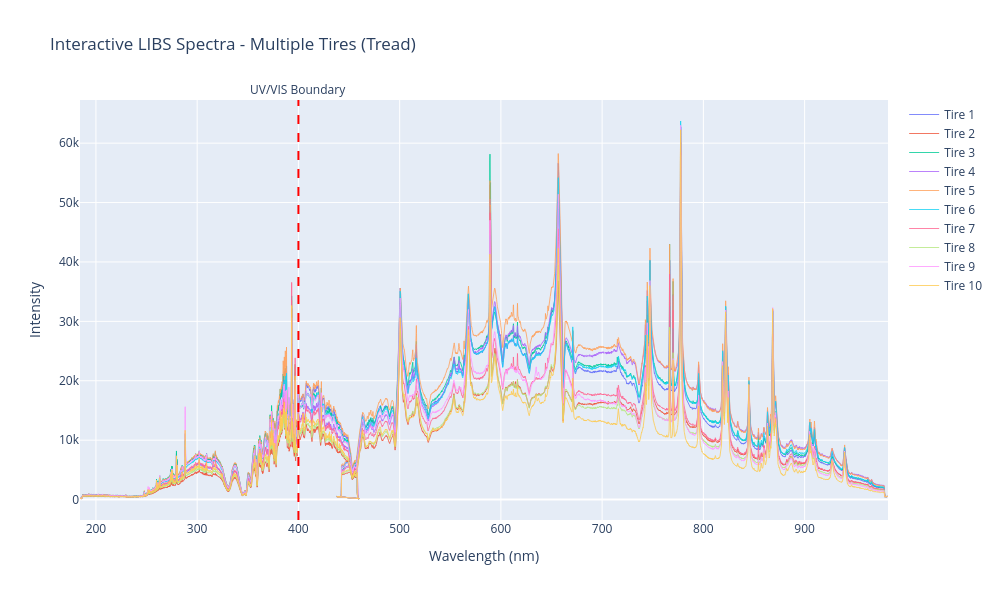

Notebook code cell kept with this figure:
### Markdown cell above
### 4. Interactive Plotly Visualization
Create an interactive plot for exploring the data.

### Code cell
# Interactive plot with multiple tires
fig = go.Figure()

# Add traces for first 10 tires
sample_tires = sorted(tread_df['tire_number'].unique())[:10]

for tire_num in sample_tires:
    tire_data = tread_df[tread_df['tire_number'] == tire_num]
    
    fig.add_trace(go.Scatter(
        x=tire_data.index,
        y=tire_data['intensity'],
        mode='lines',
        name=f'Tire {tire_num}',
        line=dict(width=1),
        opacity=0.8
    ))

fig.update_layout(
    title='Interactive LIBS Spectra - Multiple Tires (Tread)',
    xaxis_title='Wavelength (nm)',
    yaxis_title='Intensity',
    width=1000,
    height=600,
    hovermode='x unified'
)

# Add UV/VIS region annotations
fig.add_vline(x=400, line_dash="dash", line_color="red", 
              annotation_text="UV/VIS Boundary", annotation_position="top")

fig.show()

### Figure 1 — Plotly figure (JSON) as saved in the notebook; plotly's stock layout.template omitted (floating-point values rounded to 4 significant figures; data arrays with more than 128 entries replaced by an {"elided": "..."} marker saying what was removed)
{"data": [{"line": {"width": 1}, "mode": "lines", "name": "Tire 1", "opacity": 0.8, "type": "scatter", "x": {"elided": "8188 float values"}, "y": {"elided": "8188 float values"}}, {"line": {"width": 1}, "mode": "lines", "name": "Tire 2", "opacity": 0.8, "type": "scatter", "x": {"elided": "8188 float values"}, "y": {"elided": "8188 float values"}}, {"line": {"width": 1}, "mode": "lines", "name": "Tire 3", "opacity": 0.8, "type": "scatter", "x": {"elided": "8188 float values"}, "y": {"elided": "8188 float values"}}, {"line": {"width": 1}, "mode": "lines", "name": "Tire 4", "opacity": 0.8, "type": "scatter", "x": {"elided": "8188 float values"}, "y": {"elided": "8188 float values"}}, {"line": {"width": 1}, "mode": "lines", "name": "Tire 5", "opacity": 0.8, "type": "scatter", "x": {"elided": "8188 float values"}, "y": {"elided": "8188 float values"}}, {"line": {"width": 1}, "mode": "lines", "name": "Tire 6", "opacity": 0.8, "type": "scatter", "x": {"elided": "8188 float values"}, "y": {"elided": "8188 float values"}}, {"line": {"width": 1}, "mode": "lines", "name": "Tire 7", "opacity": 0.8, "type": "scatter", "x": {"elided": "8188 float values"}, "y": {"elided": "8188 float values"}}, {"line": {"width": 1}, "mode": "lines", "name": "Tire 8", "opacity": 0.8, "type": "scatter", "x": {"elided": "8188 float values"}, "y": {"elided": "8188 float values"}}, {"line": {"width": 1}, "mode": "lines", "name": "Tire 9", "opacity": 0.8, "type": "scatter", "x": {"elided": "8188 float values"}, "y": {"elided": "8188 float values"}}, {"line": {"width": 1}, "mode": "lines", "name": "Tire 10", "opacity": 0.8, "type": "scatter", "x": {"elided": "8188 float values"}, "y": {"elided": "8188 float values"}}], "layout": {"annotations": [{"showarrow": false, "text": "UV/VIS Boundary", "x": 400, "xanchor": "center", "xref": "x", "y": 1, "yanchor": "bottom", "yref": "y domain"}], "height": 600, "hovermode": "x unified", "shapes": [{"line": {"color": "red", "dash": "dash"}, "type": "line", "x0": 400, "x1": 400, "xref": "x", "y0": 0, "y1": 1, "yref": "y domain"}], "title": {"text": "Interactive LIBS Spectra - Multiple Tires (Tread)"}, "width": 1000, "xaxis": {"title": {"text": "Wavelength (nm)"}}, "yaxis": {"title": {"text": "Intensity"}}}}
